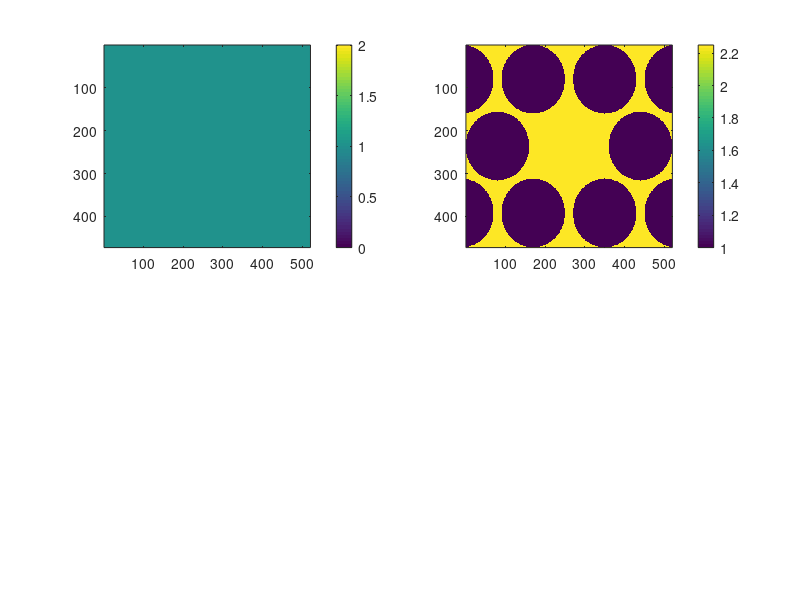

Source code (MATLAB): (Note: this script raises an error after producing the figure.)
clear all
clc
close all

lambda0 = 1.55e-6;
k0 = 2*pi/lambda0;
nsi  = 1.5;
nair = 1.0;
dhole = 4.0e-6;
dh2h  = 4.5e-6;

dx = 0.05e-6;
dy = 0.05e-6;
Ny = round((2*dh2h+dhole)/dx);
Nx = round((2*dh2h*3^0.5/2+dhole)/dx);
%%
Nx2 = 2*Nx;
dx2 = dx/2;
Ny2 = 2*Ny;
dy2 = dy/2;

r = round(dhole/2/dx2);
c = [round(Nx2/2) round(dhole/2/dy2);...
    round(Nx2/2) round((dhole/2+2*dh2h)/dy2);...
    round(dhole/2/dx2) round(dhole/2/dx2)-round(dh2h/2/dx2);...
    round(dhole/2/dx2) round(dhole/2/dx2)+round(dh2h/2/dx2);...
    round(dhole/2/dx2) round(dhole/2/dx2)+round(dh2h/2/dx2)+round(dh2h/dx2);...
    round(dhole/2/dx2) round(dhole/2/dx2)+round(dh2h/2/dx2)+2*round(dh2h/dx2);...
    round(dhole/2/dx2)+round(dh2h*3^0.5/dx2) round(dhole/2/dx2)-round(dh2h/2/dx2);...
    round(dhole/2/dx2)+round(dh2h*3^0.5/dx2) round(dhole/2/dx2)+round(dh2h/2/dx2);...
    round(dhole/2/dx2)+round(dh2h*3^0.5/dx2) round(dhole/2/dx2)+round(dh2h/2/dx2)+round(dh2h/dx2);...
    round(dhole/2/dx2)+round(dh2h*3^0.5/dx2) round(dhole/2/dx2)+round(dh2h/2/dx2)+2*round(dh2h/dx2)];

ER2 = nsi^2*ones(Nx2,Ny2);
for k = 1:length(c)
    for i = 1:Nx2
        for j = 1:Ny2
            if (i-c(k,1))^2 + (j-c(k,2))^2 <= r^2
                ER2(i,j) = nair^2;
            end
        end
    end
end

UR2 = ones(Nx2,Ny2);

subplot(2,2,1);
imagesc(UR2);colorbar;
subplot(2,2,2);
imagesc(ER2);colorbar;

URxx = UR2;
URyy = UR2;
URzz = UR2;
ERxx = ER2;
ERyy = ER2;
ERzz = ER2;

URxx = URxx(1:2:Nx2,2:2:Ny2);
URyy = URyy(2:2:Nx2,1:2:Ny2);
URzz = URzz(2:2:Nx2,2:2:Ny2);
ERxx = ERxx(2:2:Nx2,1:2:Ny2);
ERyy = ERyy(1:2:Nx2,2:2:Ny2);
ERzz = ERzz(1:2:Nx2,1:2:Ny2);

URxx = diag(sparse(URxx(:)));
URyy = diag(sparse(URyy(:)));
URzz = diag(sparse(URzz(:)));
ERxx = diag(sparse(ERxx(:)));
ERyy = diag(sparse(ERyy(:)));
ERzz = diag(sparse(ERzz(:)));

%%
[DEX,DEY,DHX,DHY] = yeeder([Nx Ny],[dx dy]*k0,[0 0]);
%%
P11 = DEX*ERzz^(-1)*DHY;
P12 = - (DEX*ERzz^(-1)*DHX + URyy);
P21 = DEY*ERzz^(-1)*DHY + URxx;
P22 = - DEY*ERzz^(-1)*DHX;
Q11 = DHX*URzz^(-1)*DEY;
Q12 = - (DHX*URzz^(-1)*DEX + ERyy);
Q21 = DHY*URzz^(-1)*DEY + ERxx;
Q22 = - DHY*URzz^(-1)*DEX;
OMEGA_square_PQ = [P11 P12;P21 P22]*[Q11 Q12;Q21 Q22];
NSOL = 1;
[V,D] = eigs(OMEGA_square_PQ, 2*NSOL, -(nsi-0.02)^2);
D = diag(D);
neff = - 1i*sqrt(D)
no = real(neff);
kappa = - imag(neff);
alpha = k0*kappa;
beta = k0*no;
VV1 = reshape(V(:,2*NSOL-1),Nx,Ny*2);
VV2 = reshape(V(:,2*NSOL),Nx,Ny*2);
subplot(2,2,3);
imagesc((0:dx:Nx*dx)*1e6,(0:dy:Ny*dy)*1e6,abs(VV2(:,1:Ny)));colorbar;
subplot(2,2,4);
mesh(abs(VV1(:,Ny+1:Ny*2)));